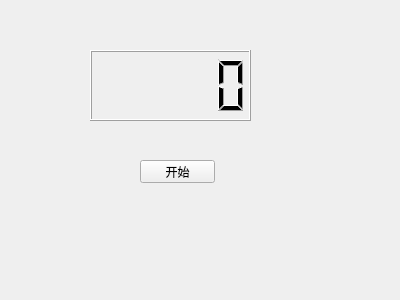
<?xml version="1.0" encoding="UTF-8"?>
<ui version="4.0">
 <class>MyWidget</class>
 <widget class="QWidget" name="MyWidget">
  <property name="geometry">
   <rect>
    <x>0</x>
    <y>0</y>
    <width>400</width>
    <height>300</height>
   </rect>
  </property>
  <property name="windowTitle">
   <string>MyWidget</string>
  </property>
  <widget class="QLCDNumber" name="lcdNumber">
   <property name="geometry">
    <rect>
     <x>90</x>
     <y>50</y>
     <width>161</width>
     <height>71</height>
    </rect>
   </property>
  </widget>
  <widget class="QPushButton" name="begin">
   <property name="geometry">
    <rect>
     <x>140</x>
     <y>160</y>
     <width>75</width>
     <height>23</height>
    </rect>
   </property>
   <property name="text">
    <string>开始</string>
   </property>
  </widget>
 </widget>
 <layoutdefault spacing="6" margin="11"/>
 <resources/>
 <connections/>
</ui>
